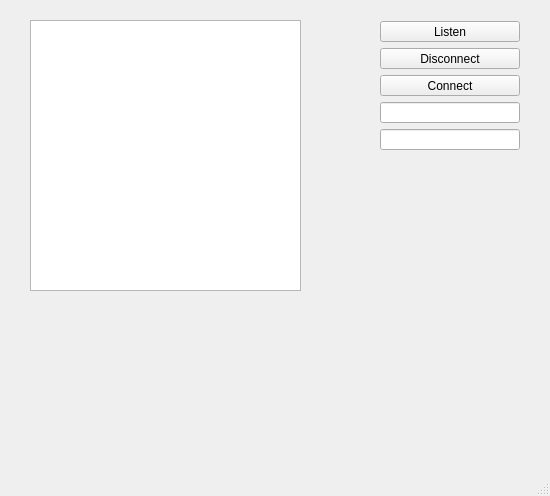
<?xml version="1.0" encoding="UTF-8"?>
<ui version="4.0">
 <class>MainWindow</class>
 <widget class="QMainWindow" name="MainWindow">
  <property name="geometry">
   <rect>
    <x>0</x>
    <y>0</y>
    <width>550</width>
    <height>496</height>
   </rect>
  </property>
  <property name="windowTitle">
   <string>MainWindow</string>
  </property>
  <widget class="QWidget" name="centralWidget">
   <widget class="QTextEdit" name="textEdit">
    <property name="geometry">
     <rect>
      <x>30</x>
      <y>20</y>
      <width>271</width>
      <height>271</height>
     </rect>
    </property>
    <property name="readOnly">
     <bool>true</bool>
    </property>
   </widget>
   <widget class="QWidget" name="layoutWidget">
    <property name="geometry">
     <rect>
      <x>380</x>
      <y>10</y>
      <width>151</width>
      <height>151</height>
     </rect>
    </property>
    <layout class="QVBoxLayout" name="verticalLayout">
     <property name="sizeConstraint">
      <enum>QLayout::SetDefaultConstraint</enum>
     </property>
     <property name="leftMargin">
      <number>0</number>
     </property>
     <item>
      <widget class="QPushButton" name="button_Listen">
       <property name="text">
        <string>Listen</string>
       </property>
      </widget>
     </item>
     <item>
      <widget class="QPushButton" name="pushButton">
       <property name="text">
        <string>Disconnect</string>
       </property>
      </widget>
     </item>
     <item>
      <widget class="QPushButton" name="button_Connect">
       <property name="text">
        <string>Connect</string>
       </property>
      </widget>
     </item>
     <item>
      <widget class="QLineEdit" name="lineEdit_IP">
       <property name="inputMask">
        <string/>
       </property>
       <property name="text">
        <string/>
       </property>
      </widget>
     </item>
     <item>
      <widget class="QLineEdit" name="lineEdit_Port"/>
     </item>
    </layout>
   </widget>
  </widget>
  <widget class="QMenuBar" name="menuBar">
   <property name="geometry">
    <rect>
     <x>0</x>
     <y>0</y>
     <width>550</width>
     <height>21</height>
    </rect>
   </property>
  </widget>
  <widget class="QStatusBar" name="statusBar"/>
 </widget>
 <layoutdefault spacing="6" margin="11"/>
 <resources/>
 <connections/>
</ui>
